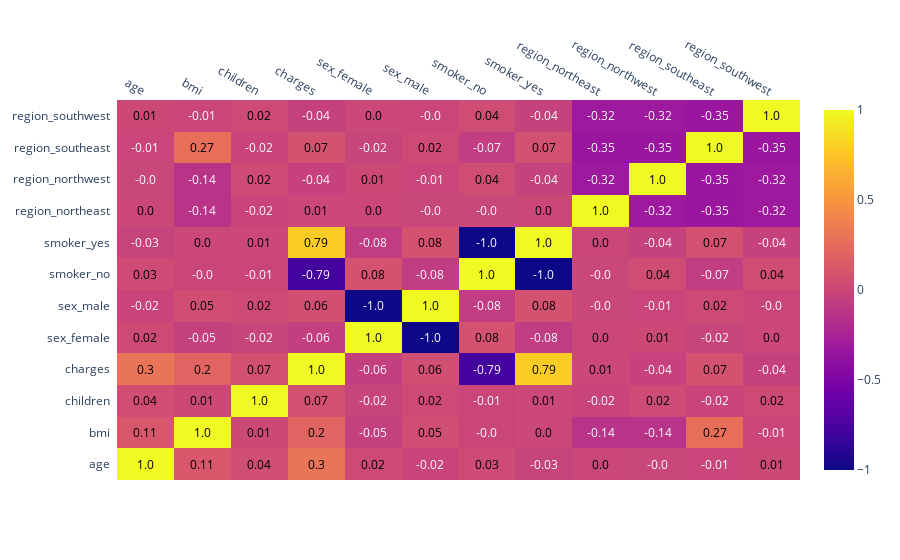

Notebook code cell kept with this figure:
### Code cell
# Plotting Correlation Heatmap
import plotly.figure_factory as ff

corrs = final_data.corr()
figure = ff.create_annotated_heatmap(
    z=corrs.values,
    x=list(corrs.columns),
    y=list(corrs.index),
    annotation_text=corrs.round(2).values,
    showscale=True)
figure.show()

### Figure 1 — Plotly figure (JSON) as saved in the notebook; plotly's stock layout.template omitted (floating-point values rounded to 4 significant figures; data arrays with more than 128 entries replaced by an {"elided": "..."} marker saying what was removed)
{"data": [{"colorscale": [[0, "#0d0887"], [0.1111, "#46039f"], [0.2222, "#7201a8"], [0.3333, "#9c179e"], [0.4444, "#bd3786"], [0.5556, "#d8576b"], [0.6667, "#ed7953"], [0.7778, "#fb9f3a"], [0.8889, "#fdca26"], [1, "#f0f921"]], "reversescale": false, "showscale": true, "type": "heatmap", "x": ["age", "bmi", "children", "charges", "sex_female", "sex_male", "smoker_no", "smoker_yes", "region_northeast", "region_northwest", "region_southeast", "region_southwest"], "y": ["age", "bmi", "children", "charges", "sex_female", "sex_male", "smoker_no", "smoker_yes", "region_northeast", "region_northwest", "region_southeast", "region_southwest"], "z": {"elided": "12x12 float values"}}], "layout": {"annotations": [{"font": {"color": "#000000"}, "showarrow": false, "text": "1.0", "x": "age", "xref": "x", "y": "age", "yref": "y"}, {"font": {"color": "#000000"}, "showarrow": false, "text": "0.11", "x": "bmi", "xref": "x", "y": "age", "yref": "y"}, {"font": {"color": "#000000"}, "showarrow": false, "text": "0.04", "x": "children", "xref": "x", "y": "age", "yref": "y"}, {"font": {"color": "#000000"}, "showarrow": false, "text": "0.3", "x": "charges", "xref": "x", "y": "age", "yref": "y"}, {"font": {"color": "#000000"}, "showarrow": false, "text": "0.02", "x": "sex_female", "xref": "x", "y": "age", "yref": "y"}, {"font": {"color": "#FFFFFF"}, "showarrow": false, "text": "-0.02", "x": "sex_male", "xref": "x", "y": "age", "yref": "y"}, {"font": {"color": "#000000"}, "showarrow": false, "text": "0.03", "x": "smoker_no", "xref": "x", "y": "age", "yref": "y"}, {"font": {"color": "#FFFFFF"}, "showarrow": false, "text": "-0.03", "x": "smoker_yes", "xref": "x", "y": "age", "yref": "y"}, {"font": {"color": "#000000"}, "showarrow": false, "text": "0.0", "x": "region_northeast", "xref": "x", "y": "age", "yref": "y"}, {"font": {"color": "#FFFFFF"}, "showarrow": false, "text": "-0.0", "x": "region_northwest", "xref": "x", "y": "age", "yref": "y"}, {"font": {"color": "#FFFFFF"}, "showarrow": false, "text": "-0.01", "x": "region_southeast", "xref": "x", "y": "age", "yref": "y"}, {"font": {"color": "#000000"}, "showarrow": false, "text": "0.01", "x": "region_southwest", "xref": "x", "y": "age", "yref": "y"}, {"font": {"color": "#000000"}, "showarrow": false, "text": "0.11", "x": "age", "xref": "x", "y": "bmi", "yref": "y"}, {"font": {"color": "#000000"}, "showarrow": false, "text": "1.0", "x": "bmi", "xref": "x", "y": "bmi", "yref": "y"}, {"font": {"color": "#000000"}, "showarrow": false, "text": "0.01", "x": "children", "xref": "x", "y": "bmi", "yref": "y"}, {"font": {"color": "#000000"}, "showarrow": false, "text": "0.2", "x": "charges", "xref": "x", "y": "bmi", "yref": "y"}, {"font": {"color": "#FFFFFF"}, "showarrow": false, "text": "-0.05", "x": "sex_female", "xref": "x", "y": "bmi", "yref": "y"}, {"font": {"color": "#000000"}, "showarrow": false, "text": "0.05", "x": "sex_male", "xref": "x", "y": "bmi", "yref": "y"}, {"font": {"color": "#FFFFFF"}, "showarrow": false, "text": "-0.0", "x": "smoker_no", "xref": "x", "y": "bmi", "yref": "y"}, {"font": {"color": "#000000"}, "showarrow": false, "text": "0.0", "x": "smoker_yes", "xref": "x", "y": "bmi", "yref": "y"}, {"font": {"color": "#FFFFFF"}, "showarrow": false, "text": "-0.14", "x": "region_northeast", "xref": "x", "y": "bmi", "yref": "y"}, {"font": {"color": "#FFFFFF"}, "showarrow": false, "text": "-0.14", "x": "region_northwest", "xref": "x", "y": "bmi", "yref": "y"}, {"font": {"color": "#000000"}, "showarrow": false, "text": "0.27", "x": "region_southeast", "xref": "x", "y": "bmi", "yref": "y"}, {"font": {"color": "#FFFFFF"}, "showarrow": false, "text": "-0.01", "x": "region_southwest", "xref": "x", "y": "bmi", "yref": "y"}, {"font": {"color": "#000000"}, "showarrow": false, "text": "0.04", "x": "age", "xref": "x", "y": "children", "yref": "y"}, {"font": {"color": "#000000"}, "showarrow": false, "text": "0.01", "x": "bmi", "xref": "x", "y": "children", "yref": "y"}, {"font": {"color": "#000000"}, "showarrow": false, "text": "1.0", "x": "children", "xref": "x", "y": "children", "yref": "y"}, {"font": {"color": "#000000"}, "showarrow": false, "text": "0.07", "x": "charges", "xref": "x", "y": "children", "yref": "y"}, {"font": {"color": "#FFFFFF"}, "showarrow": false, "text": "-0.02", "x": "sex_female", "xref": "x", "y": "children", "yref": "y"}, {"font": {"color": "#000000"}, "showarrow": false, "text": "0.02", "x": "sex_male", "xref": "x", "y": "children", "yref": "y"}, {"font": {"color": "#FFFFFF"}, "showarrow": false, "text": "-0.01", "x": "smoker_no", "xref": "x", "y": "children", "yref": "y"}, {"font": {"color": "#000000"}, "showarrow": false, "text": "0.01", "x": "smoker_yes", "xref": "x", "y": "children", "yref": "y"}, {"font": {"color": "#FFFFFF"}, "showarrow": false, "text": "-0.02", "x": "region_northeast", "xref": "x", "y": "children", "yref": "y"}, {"font": {"color": "#000000"}, "showarrow": false, "text": "0.02", "x": "region_northwest", "xref": "x", "y": "children", "yref": "y"}, {"font": {"color": "#FFFFFF"}, "showarrow": false, "text": "-0.02", "x": "region_southeast", "xref": "x", "y": "children", "yref": "y"}, {"font": {"color": "#000000"}, "showarrow": false, "text": "0.02", "x": "region_southwest", "xref": "x", "y": "children", "yref": "y"}, {"font": {"color": "#000000"}, "showarrow": false, "text": "0.3", "x": "age", "xref": "x", "y": "charges", "yref": "y"}, {"font": {"color": "#000000"}, "showarrow": false, "text": "0.2", "x": "bmi", "xref": "x", "y": "charges", "yref": "y"}, {"font": {"color": "#000000"}, "showarrow": false, "text": "0.07", "x": "children", "xref": "x", "y": "charges", "yref": "y"}, {"font": {"color": "#000000"}, "showarrow": false, "text": "1.0", "x": "charges", "xref": "x", "y": "charges", "yref": "y"}, {"font": {"color": "#FFFFFF"}, "showarrow": false, "text": "-0.06", "x": "sex_female", "xref": "x", "y": "charges", "yref": "y"}, {"font": {"color": "#000000"}, "showarrow": false, "text": "0.06", "x": "sex_male", "xref": "x", "y": "charges", "yref": "y"}, {"font": {"color": "#FFFFFF"}, "showarrow": false, "text": "-0.79", "x": "smoker_no", "xref": "x", "y": "charges", "yref": "y"}, {"font": {"color": "#000000"}, "showarrow": false, "text": "0.79", "x": "smoker_yes", "xref": "x", "y": "charges", "yref": "y"}, {"font": {"color": "#000000"}, "showarrow": false, "text": "0.01", "x": "region_northeast", "xref": "x", "y": "charges", "yref": "y"}, {"font": {"color": "#FFFFFF"}, "showarrow": false, "text": "-0.04", "x": "region_northwest", "xref": "x", "y": "charges", "yref": "y"}, {"font": {"color": "#000000"}, "showarrow": false, "text": "0.07", "x": "region_southeast", "xref": "x", "y": "charges", "yref": "y"}, {"font": {"color": "#FFFFFF"}, "showarrow": false, "text": "-0.04", "x": "region_southwest", "xref": "x", "y": "charges", "yref": "y"}, {"font": {"color": "#000000"}, "showarrow": false, "text": "0.02", "x": "age", "xref": "x", "y": "sex_female", "yref": "y"}, {"font": {"color": "#FFFFFF"}, "showarrow": false, "text": "-0.05", "x": "bmi", "xref": "x", "y": "sex_female", "yref": "y"}, {"font": {"color": "#FFFFFF"}, "showarrow": false, "text": "-0.02", "x": "children", "xref": "x", "y": "sex_female", "yref": "y"}, {"font": {"color": "#FFFFFF"}, "showarrow": false, "text": "-0.06", "x": "charges", "xref": "x", "y": "sex_female", "yref": "y"}, {"font": {"color": "#000000"}, "showarrow": false, "text": "1.0", "x": "sex_female", "xref": "x", "y": "sex_female", "yref": "y"}, {"font": {"color": "#FFFFFF"}, "showarrow": false, "text": "-1.0", "x": "sex_male", "xref": "x", "y": "sex_female", "yref": "y"}, {"font": {"color": "#000000"}, "showarrow": false, "text": "0.08", "x": "smoker_no", "xref": "x", "y": "sex_female", "yref": "y"}, {"font": {"color": "#FFFFFF"}, "showarrow": false, "text": "-0.08", "x": "smoker_yes", "xref": "x", "y": "sex_female", "yref": "y"}, {"font": {"color": "#000000"}, "showarrow": false, "text": "0.0", "x": "region_northeast", "xref": "x", "y": "sex_female", "yref": "y"}, {"font": {"color": "#000000"}, "showarrow": false, "text": "0.01", "x": "region_northwest", "xref": "x", "y": "sex_female", "yref": "y"}, {"font": {"color": "#FFFFFF"}, "showarrow": false, "text": "-0.02", "x": "region_southeast", "xref": "x", "y": "sex_female", "yref": "y"}, {"font": {"color": "#000000"}, "showarrow": false, "text": "0.0", "x": "region_southwest", "xref": "x", "y": "sex_female", "yref": "y"}, {"font": {"color": "#FFFFFF"}, "showarrow": false, "text": "-0.02", "x": "age", "xref": "x", "y": "sex_male", "yref": "y"}, {"font": {"color": "#000000"}, "showarrow": false, "text": "0.05", "x": "bmi", "xref": "x", "y": "sex_male", "yref": "y"}, {"font": {"color": "#000000"}, "showarrow": false, "text": "0.02", "x": "children", "xref": "x", "y": "sex_male", "yref": "y"}, {"font": {"color": "#000000"}, "showarrow": false, "text": "0.06", "x": "charges", "xref": "x", "y": "sex_male", "yref": "y"}, {"font": {"color": "#FFFFFF"}, "showarrow": false, "text": "-1.0", "x": "sex_female", "xref": "x", "y": "sex_male", "yref": "y"}, {"font": {"color": "#000000"}, "showarrow": false, "text": "1.0", "x": "sex_male", "xref": "x", "y": "sex_male", "yref": "y"}, {"font": {"color": "#FFFFFF"}, "showarrow": false, "text": "-0.08", "x": "smoker_no", "xref": "x", "y": "sex_male", "yref": "y"}, {"font": {"color": "#000000"}, "showarrow": false, "text": "0.08", "x": "smoker_yes", "xref": "x", "y": "sex_male", "yref": "y"}, {"font": {"color": "#FFFFFF"}, "showarrow": false, "text": "-0.0", "x": "region_northeast", "xref": "x", "y": "sex_male", "yref": "y"}, {"font": {"color": "#FFFFFF"}, "showarrow": false, "text": "-0.01", "x": "region_northwest", "xref": "x", "y": "sex_male", "yref": "y"}, {"font": {"color": "#000000"}, "showarrow": false, "text": "0.02", "x": "region_southeast", "xref": "x", "y": "sex_male", "yref": "y"}, {"font": {"color": "#FFFFFF"}, "showarrow": false, "text": "-0.0", "x": "region_southwest", "xref": "x", "y": "sex_male", "yref": "y"}, {"font": {"color": "#000000"}, "showarrow": false, "text": "0.03", "x": "age", "xref": "x", "y": "smoker_no", "yref": "y"}, {"font": {"color": "#FFFFFF"}, "showarrow": false, "text": "-0.0", "x": "bmi", "xref": "x", "y": "smoker_no", "yref": "y"}, {"font": {"color": "#FFFFFF"}, "showarrow": false, "text": "-0.01", "x": "children", "xref": "x", "y": "smoker_no", "yref": "y"}, {"font": {"color": "#FFFFFF"}, "showarrow": false, "text": "-0.79", "x": "charges", "xref": "x", "y": "smoker_no", "yref": "y"}, {"font": {"color": "#000000"}, "showarrow": false, "text": "0.08", "x": "sex_female", "xref": "x", "y": "smoker_no", "yref": "y"}, {"font": {"color": "#FFFFFF"}, "showarrow": false, "text": "-0.08", "x": "sex_male", "xref": "x", "y": "smoker_no", "yref": "y"}, {"font": {"color": "#000000"}, "showarrow": false, "text": "1.0", "x": "smoker_no", "xref": "x", "y": "smoker_no", "yref": "y"}, {"font": {"color": "#FFFFFF"}, "showarrow": false, "text": "-1.0", "x": "smoker_yes", "xref": "x", "y": "smoker_no", "yref": "y"}, {"font": {"color": "#FFFFFF"}, "showarrow": false, "text": "-0.0", "x": "region_northeast", "xref": "x", "y": "smoker_no", "yref": "y"}, {"font": {"color": "#000000"}, "showarrow": false, "text": "0.04", "x": "region_northwest", "xref": "x", "y": "smoker_no", "yref": "y"}, {"font": {"color": "#FFFFFF"}, "showarrow": false, "text": "-0.07", "x": "region_southeast", "xref": "x", "y": "smoker_no", "yref": "y"}, {"font": {"color": "#000000"}, "showarrow": false, "text": "0.04", "x": "region_southwest", "xref": "x", "y": "smoker_no", "yref": "y"}, {"font": {"color": "#FFFFFF"}, "showarrow": false, "text": "-0.03", "x": "age", "xref": "x", "y": "smoker_yes", "yref": "y"}, {"font": {"color": "#000000"}, "showarrow": false, "text": "0.0", "x": "bmi", "xref": "x", "y": "smoker_yes", "yref": "y"}, {"font": {"color": "#000000"}, "showarrow": false, "text": "0.01", "x": "children", "xref": "x", "y": "smoker_yes", "yref": "y"}, {"font": {"color": "#000000"}, "showarrow": false, "text": "0.79", "x": "charges", "xref": "x", "y": "smoker_yes", "yref": "y"}, {"font": {"color": "#FFFFFF"}, "showarrow": false, "text": "-0.08", "x": "sex_female", "xref": "x", "y": "smoker_yes", "yref": "y"}, {"font": {"color": "#000000"}, "showarrow": false, "text": "0.08", "x": "sex_male", "xref": "x", "y": "smoker_yes", "yref": "y"}, {"font": {"color": "#FFFFFF"}, "showarrow": false, "text": "-1.0", "x": "smoker_no", "xref": "x", "y": "smoker_yes", "yref": "y"}, {"font": {"color": "#000000"}, "showarrow": false, "text": "1.0", "x": "smoker_yes", "xref": "x", "y": "smoker_yes", "yref": "y"}, {"font": {"color": "#000000"}, "showarrow": false, "text": "0.0", "x": "region_northeast", "xref": "x", "y": "smoker_yes", "yref": "y"}, {"font": {"color": "#FFFFFF"}, "showarrow": false, "text": "-0.04", "x": "region_northwest", "xref": "x", "y": "smoker_yes", "yref": "y"}, {"font": {"color": "#000000"}, "showarrow": false, "text": "0.07", "x": "region_southeast", "xref": "x", "y": "smoker_yes", "yref": "y"}, {"font": {"color": "#FFFFFF"}, "showarrow": false, "text": "-0.04", "x": "region_southwest", "xref": "x", "y": "smoker_yes", "yref": "y"}, {"font": {"color": "#000000"}, "showarrow": false, "text": "0.0", "x": "age", "xref": "x", "y": "region_northeast", "yref": "y"}, {"font": {"color": "#FFFFFF"}, "showarrow": false, "text": "-0.14", "x": "bmi", "xref": "x", "y": "region_northeast", "yref": "y"}, {"font": {"color": "#FFFFFF"}, "showarrow": false, "text": "-0.02", "x": "children", "xref": "x", "y": "region_northeast", "yref": "y"}, {"font": {"color": "#000000"}, "showarrow": false, "text": "0.01", "x": "charges", "xref": "x", "y": "region_northeast", "yref": "y"}, {"font": {"color": "#000000"}, "showarrow": false, "text": "0.0", "x": "sex_female", "xref": "x", "y": "region_northeast", "yref": "y"}, {"font": {"color": "#FFFFFF"}, "showarrow": false, "text": "-0.0", "x": "sex_male", "xref": "x", "y": "region_northeast", "yref": "y"}, {"font": {"color": "#FFFFFF"}, "showarrow": false, "text": "-0.0", "x": "smoker_no", "xref": "x", "y": "region_northeast", "yref": "y"}, {"font": {"color": "#000000"}, "showarrow": false, "text": "0.0", "x": "smoker_yes", "xref": "x", "y": "region_northeast", "yref": "y"}, {"font": {"color": "#000000"}, "showarrow": false, "text": "1.0", "x": "region_northeast", "xref": "x", "y": "region_northeast", "yref": "y"}, {"font": {"color": "#FFFFFF"}, "showarrow": false, "text": "-0.32", "x": "region_northwest", "xref": "x", "y": "region_northeast", "yref": "y"}, {"font": {"color": "#FFFFFF"}, "showarrow": false, "text": "-0.35", "x": "region_southeast", "xref": "x", "y": "region_northeast", "yref": "y"}, {"font": {"color": "#FFFFFF"}, "showarrow": false, "text": "-0.32", "x": "region_southwest", "xref": "x", "y": "region_northeast", "yref": "y"}, {"font": {"color": "#FFFFFF"}, "showarrow": false, "text": "-0.0", "x": "age", "xref": "x", "y": "region_northwest", "yref": "y"}, {"font": {"color": "#FFFFFF"}, "showarrow": false, "text": "-0.14", "x": "bmi", "xref": "x", "y": "region_northwest", "yref": "y"}, {"font": {"color": "#000000"}, "showarrow": false, "text": "0.02", "x": "children", "xref": "x", "y": "region_northwest", "yref": "y"}, {"font": {"color": "#FFFFFF"}, "showarrow": false, "text": "-0.04", "x": "charges", "xref": "x", "y": "region_northwest", "yref": "y"}, {"font": {"color": "#000000"}, "showarrow": false, "text": "0.01", "x": "sex_female", "xref": "x", "y": "region_northwest", "yref": "y"}, {"font": {"color": "#FFFFFF"}, "showarrow": false, "text": "-0.01", "x": "sex_male", "xref": "x", "y": "region_northwest", "yref": "y"}, {"font": {"color": "#000000"}, "showarrow": false, "text": "0.04", "x": "smoker_no", "xref": "x", "y": "region_northwest", "yref": "y"}, {"font": {"color": "#FFFFFF"}, "showarrow": false, "text": "-0.04", "x": "smoker_yes", "xref": "x", "y": "region_northwest", "yref": "y"}, {"font": {"color": "#FFFFFF"}, "showarrow": false, "text": "-0.32", "x": "region_northeast", "xref": "x", "y": "region_northwest", "yref": "y"}, {"font": {"color": "#000000"}, "showarrow": false, "text": "1.0", "x": "region_northwest", "xref": "x", "y": "region_northwest", "yref": "y"}, {"font": {"color": "#FFFFFF"}, "showarrow": false, "text": "-0.35", "x": "region_southeast", "xref": "x", "y": "region_northwest", "yref": "y"}, {"font": {"color": "#FFFFFF"}, "showarrow": false, "text": "-0.32", "x": "region_southwest", "xref": "x", "y": "region_northwest", "yref": "y"}, {"font": {"color": "#FFFFFF"}, "showarrow": false, "text": "-0.01", "x": "age", "xref": "x", "y": "region_southeast", "yref": "y"}, {"font": {"color": "#000000"}, "showarrow": false, "text": "0.27", "x": "bmi", "xref": "x", "y": "region_southeast", "yref": "y"}, {"font": {"color": "#FFFFFF"}, "showarrow": false, "text": "-0.02", "x": "children", "xref": "x", "y": "region_southeast", "yref": "y"}, {"font": {"color": "#000000"}, "showarrow": false, "text": "0.07", "x": "charges", "xref": "x", "y": "region_southeast", "yref": "y"}, {"font": {"color": "#FFFFFF"}, "showarrow": false, "text": "-0.02", "x": "sex_female", "xref": "x", "y": "region_southeast", "yref": "y"}, {"font": {"color": "#000000"}, "showarrow": false, "text": "0.02", "x": "sex_male", "xref": "x", "y": "region_southeast", "yref": "y"}, {"font": {"color": "#FFFFFF"}, "showarrow": false, "text": "-0.07", "x": "smoker_no", "xref": "x", "y": "region_southeast", "yref": "y"}, {"font": {"color": "#000000"}, "showarrow": false, "text": "0.07", "x": "smoker_yes", "xref": "x", "y": "region_southeast", "yref": "y"}, {"font": {"color": "#FFFFFF"}, "showarrow": false, "text": "-0.35", "x": "region_northeast", "xref": "x", "y": "region_southeast", "yref": "y"}, {"font": {"color": "#FFFFFF"}, "showarrow": false, "text": "-0.35", "x": "region_northwest", "xref": "x", "y": "region_southeast", "yref": "y"}, {"font": {"color": "#000000"}, "showarrow": false, "text": "1.0", "x": "region_southeast", "xref": "x", "y": "region_southeast", "yref": "y"}, {"font": {"color": "#FFFFFF"}, "showarrow": false, "text": "-0.35", "x": "region_southwest", "xref": "x", "y": "region_southeast", "yref": "y"}, {"font": {"color": "#000000"}, "showarrow": false, "text": "0.01", "x": "age", "xref": "x", "y": "region_southwest", "yref": "y"}, {"font": {"color": "#FFFFFF"}, "showarrow": false, "text": "-0.01", "x": "bmi", "xref": "x", "y": "region_southwest", "yref": "y"}, {"font": {"color": "#000000"}, "showarrow": false, "text": "0.02", "x": "children", "xref": "x", "y": "region_southwest", "yref": "y"}, {"font": {"color": "#FFFFFF"}, "showarrow": false, "text": "-0.04", "x": "charges", "xref": "x", "y": "region_southwest", "yref": "y"}, {"font": {"color": "#000000"}, "showarrow": false, "text": "0.0", "x": "sex_female", "xref": "x", "y": "region_southwest", "yref": "y"}, {"font": {"color": "#FFFFFF"}, "showarrow": false, "text": "-0.0", "x": "sex_male", "xref": "x", "y": "region_southwest", "yref": "y"}, {"font": {"color": "#000000"}, "showarrow": false, "text": "0.04", "x": "smoker_no", "xref": "x", "y": "region_southwest", "yref": "y"}, {"font": {"color": "#FFFFFF"}, "showarrow": false, "text": "-0.04", "x": "smoker_yes", "xref": "x", "y": "region_southwest", "yref": "y"}, {"font": {"color": "#FFFFFF"}, "showarrow": false, "text": "-0.32", "x": "region_northeast", "xref": "x", "y": "region_southwest", "yref": "y"}, {"font": {"color": "#FFFFFF"}, "showarrow": false, "text": "-0.32", "x": "region_northwest", "xref": "x", "y": "region_southwest", "yref": "y"}, {"font": {"color": "#FFFFFF"}, "showarrow": false, "text": "-0.35", "x": "region_southeast", "xref": "x", "y": "region_southwest", "yref": "y"}, {"font": {"color": "#000000"}, "showarrow": false, "text": "1.0", "x": "region_southwest", "xref": "x", "y": "region_southwest", "yref": "y"}], "xaxis": {"dtick": 1, "gridcolor": "rgb(0, 0, 0)", "side": "top", "ticks": ""}, "yaxis": {"dtick": 1, "ticks": "", "ticksuffix": "  "}}}
